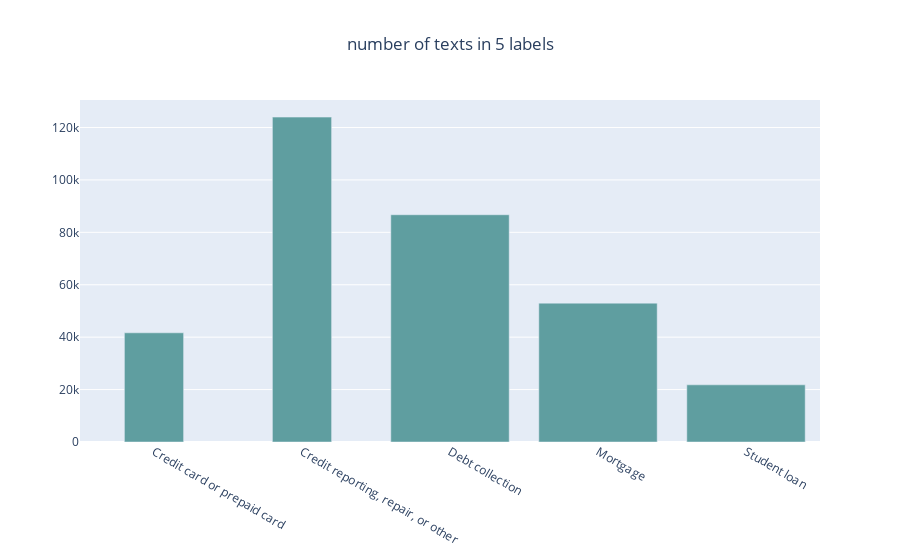

Notebook code for this chart:
### Code cell
large_groups = data_Clean.groupby(by='Label').count()['Text']
groups = large_groups[large_groups > 20000]
fig = go.Figure()
fig.add_trace(go.Bar(
    x=groups.index,
    y=groups,
    marker_color='cadetblue',
    width=[0.4, 0.4]))

fig.update_layout(title=f'number of texts in {len(groups.index)} labels', title_x=0.5)

### Figure 1 — Plotly figure (JSON) as saved in the notebook; plotly's stock layout.template omitted (floating-point values rounded to 4 significant figures)
{"data": [{"marker": {"color": "cadetblue"}, "type": "bar", "width": [0.4, 0.4], "x": ["Credit card or prepaid card", "Credit reporting, repair, or other", "Debt collection", "Mortgage", "Student loan"], "y": [41667, 123966, 86710, 52987, 21810]}], "layout": {"title": {"text": "number of texts in 5 labels", "x": 0.5}}}
